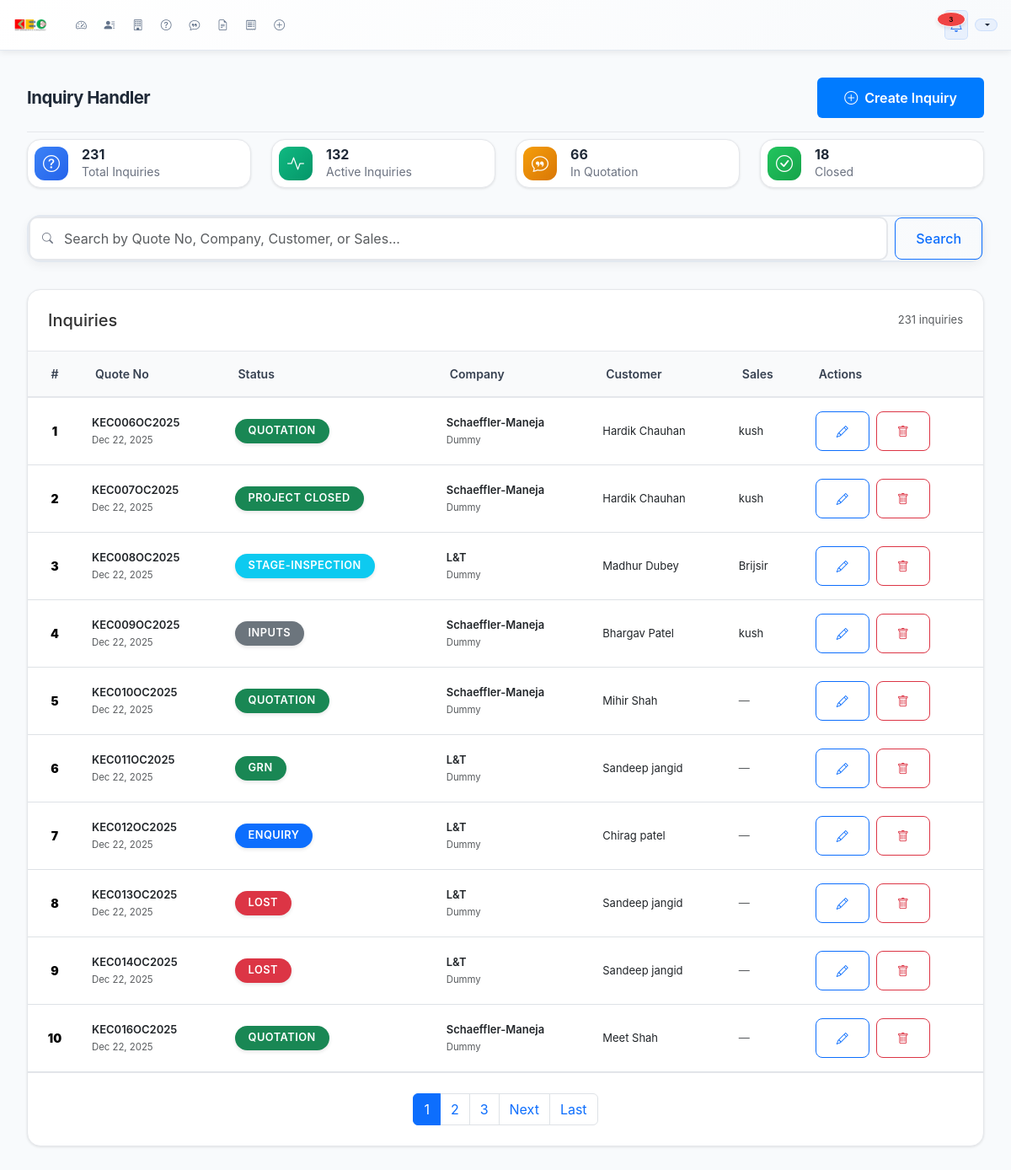
The app's page /inquiry-handler/ (signed in), older data.
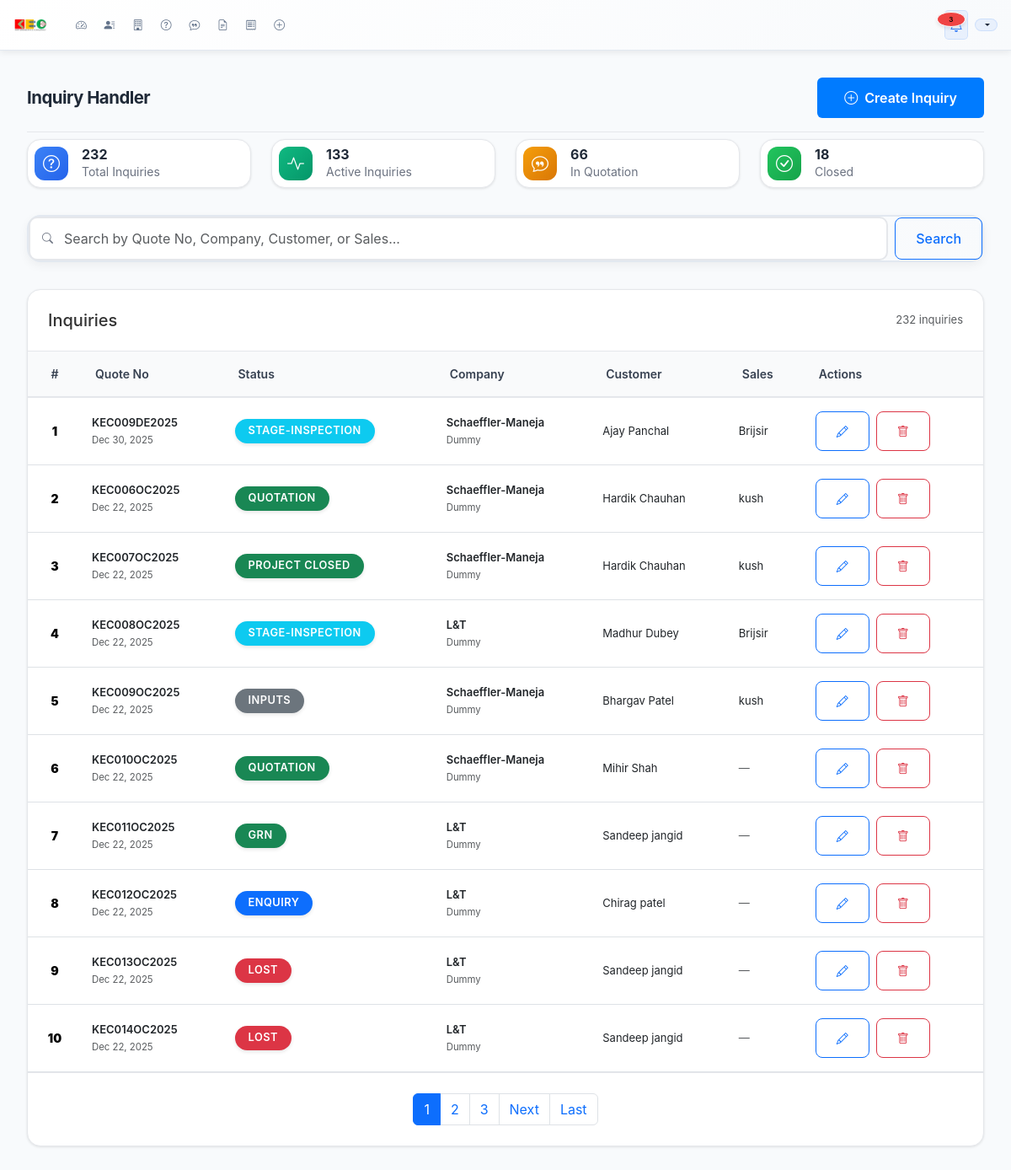
The same page, newer data.
### dashboard/models.py (models this page shows, shortened)
class InquiryHandler(models.Model):
    STATUS_CHOICES = [
        ('Enquiry', 'Enquiry'),
        ('Inputs', 'Inputs'),
        ('Inspection', 'Inspection'),
        ('Enquiry Hold', 'Enquiry Hold'),
        ('Pending', 'Pending'),
        ('Quotation', 'Quotation'),
        ('Negotiation', 'Negotiation'),
        ('PO-Confirm', 'PO-Confirm'),
        ('PO Hold', 'PO Hold'),
        ('Design', 'Design'),
        ('Design Review', 'Design Review'),
        ('Material Receive', 'Material Receive'),
        ('Manufacturing', 'Manufacturing'),
        ('Stage-Inspection', 'Stage-Inspection'),
        ('Approval', 'Approval'),
        ('Dispatch', 'Dispatch'),
        ('GRN', 'GRN'),
        ('Project Closed', 'Project Closed'),
        ('Lost', 'Lost'),
    ]
    create_id = models.CharField(
        max_length=15,
        unique=True,
        verbose_name="Create ID",
        help_text="Auto-generated ID (e.g., KEC020JY2025)",
        blank=True
    )
    status = models.CharField(
        max_length=20,
        choices=STATUS_CHOICES,
        default='Inputs',
        verbose_name="Status",
        help_text="Select current status"
    )
    opportunity_id = models.CharField(
        max_length=20,
        verbose_name="Opportunity ID",
        help_text="Auto-generated based on status (e.g., eKEC020JY2025)",
        blank=True
    )
    lead_description = models.TextField(
        verbose_name="Lead Description",
        help_text="Enter lead description manually",
        blank=True,
        default=""
    )
    company = models.ForeignKey(
        Contact,
        on_delete=models.CASCADE,
        verbose_name="Company",
        related_name='inquiries',
        help_text="Select company from database"
    )
    customer_name = models.CharField(
        max_length=200,
        verbose_name="Customer Name",
        help_text="Auto-fetched based on company selection",
        blank=True
    )
    quote_no = models.CharField(
        max_length=15,
        verbose_name="Quote Number",
        help_text="Same as Create ID (e.g., KEC020JY2025)",
        blank=True
    )
    date_of_quote = models.DateField(
        verbose_name="Date of Quote",
        help_text="Enter quote date manually"
    )
    remarks = models.TextField(
        blank=True,
        null=True,
        verbose_name="Remarks",
        help_text="Enter remarks manually (optional)"
    )
    ba = models.CharField(
        max_length=100,
        verbose_name="BA (Business Analyst)",
        help_text="Enter BA name manually",
        blank=True,
        null=True
    )
    sales = models.ForeignKey(
        User,
        on_delete=models.SET_NULL,
        null=True,
        blank=True,
        limit_choices_to={'userprofile__roles__contains': 'sales'},
        verbose_name="Sales Person",
        help_text="Select sales person from database"
    )
    next_date = models.DateField(
        blank=True,
        null=True,
        verbose_name="Next Date",
        help_text="Enter next date manually (optional)"
    )
    remarks_add = models.TextField(
        blank=True,
        null=True,
        verbose_name="Additional Supply Remarks",
        help_text="Enter additional supply remarks manually (optional)"
    )
    created_at = models.DateTimeField(auto_now_add=True)
    updated_at = models.DateTimeField(auto_now=True)
    def get_status_class(self):
        status_classes = {
            'Enquiry': 'primary',
            'Pending': 'warning',
            'Inspection': 'info',
            'Inputs': 'secondary',
            'Quotation': 'success',
            'Negotiation': 'warning',
            'Enquiry Hold': 'warning',
            'PO-Confirm': 'success',
            'Design Review': 'info',
            'Manufacturing': 'primary',
            'Stage-Inspection': 'info',
            'Dispatch': 'success',
            'GRN': 'success',
            'Project Closed': 'success',
            'Lost': 'danger',
            'PO Hold': 'warning',
            'Design': 'info',
            'Material Receive': 'primary',
            'Approval': 'warning',
        }
        return status_classes.get(self.status, 'secondary')
    class Meta:
        verbose_name = "Inquiry Handler"
        verbose_name_plural = "Inquiry Handlers"
        ordering = ['-created_at']

class Contact(models.Model):
    contact_name = models.CharField(max_length=200, verbose_name="Client/Contact Name")
    email_1 = models.EmailField(verbose_name="Primary Email Address")
    email_2 = models.EmailField(verbose_name="Secondary Email Address", blank=True, null=True)
    phone_1 = models.CharField(max_length=20, verbose_name="Primary Phone Number")
    phone_2 = models.CharField(max_length=20, verbose_name="Secondary Phone Number", blank=True, null=True)
    phone_3 = models.CharField(max_length=20, verbose_name="Tertiary Phone Number", blank=True, null=True)
    company = models.ForeignKey(Company, on_delete=models.CASCADE, verbose_name="Company")
    location_city = models.CharField(max_length=100, verbose_name="Location (City)", blank=True)
    individual_address = models.TextField(verbose_name="Individual Address")
    customer_name = models.CharField(max_length=200, verbose_name="Customer Name", blank=True, null=True)
    email = models.EmailField(verbose_name="Email Address", blank=True, null=True)  # Legacy field
    plant = models.CharField(max_length=100, verbose_name="Plant Location", blank=True, null=True)
    address = models.TextField(verbose_name="Address", blank=True, null=True)
    created_at = models.DateTimeField(auto_now_add=True)
    updated_at = models.DateTimeField(auto_now=True)
    class Meta:
        verbose_name = "Contact"
        verbose_name_plural = "Contacts"
        ordering = ['-created_at']

class Company(models.Model):
    company_name = models.CharField(max_length=200, verbose_name="Company Name")
    city_1 = models.CharField(max_length=100, verbose_name="Primary City")
    city_2 = models.CharField(max_length=100, verbose_name="Secondary City", blank=True, null=True)
    address_1 = models.TextField(verbose_name="Primary Address")
    address_2 = models.TextField(verbose_name="Secondary Address", blank=True, null=True)
    address_3 = models.TextField(verbose_name="Tertiary Address", blank=True, null=True)
    created_at = models.DateTimeField(auto_now_add=True)
    updated_at = models.DateTimeField(auto_now=True)
    class Meta:
        verbose_name = "Company"
        verbose_name_plural = "Companies"
        ordering = ['company_name', 'city_1']
        unique_together = ['company_name', 'city_1']

### dashboard/views.py (the view, shortened to what this page needs)
# urls.py: path('inquiry-handler/', views.inquiry_handler_management_view, name='inquiry_handler_management'),
@login_required
def inquiry_handler_management_view(request):
    search_query = request.GET.get('search', '')
    inquiries = InquiryHandler.objects.select_related('company').all()
    inquiries = inquiries.order_by('-created_at')
    paginator = Paginator(inquiries, 10)
    page_number = request.GET.get('page')
    page_obj = paginator.get_page(page_number)
    total_inquiries = InquiryHandler.objects.count()
    active_inquiries = InquiryHandler.objects.exclude(status__in=['Lost', 'Project Closed']).count()
    quotation_stage = InquiryHandler.objects.filter(status='Quotation').count()
    closed_inquiries = InquiryHandler.objects.filter(status='Project Closed').count()
    context = {
        'page_obj': page_obj,
        'search_query': search_query,
        'total_inquiries': total_inquiries,
        'active_inquiries': active_inquiries,
        'quotation_stage': quotation_stage,
        'closed_inquiries': closed_inquiries,
    }
    return render(request, 'dashboard/inquiry_handler_management.html', context)

### dashboard/templates/dashboard/inquiry_handler_management.html (shortened to what the changed rows need)
{% extends 'dashboard/base.html' %}
{% load static %}
{% block body_class %}scrollable-page inquiry-handler-page{% endblock %}
{% block content %}
<div class="user-management-container">
    <div class="page-header">
        <div>
            <h2 class="page-title">Inquiry Handler</h2>
        </div>
    </div>
    <div class="stats-row">
        <div class="stat-card">
            <div class="stat-content">
                <h3>{{ total_inquiries }}</h3>
                <p>Total Inquiries</p>
            </div>
        </div>
        <div class="stat-card">
            <div class="stat-content">
                <h3>{{ active_inquiries }}</h3>
                <p>Active Inquiries</p>
            </div>
        </div>
    </div>
    <div class="table-container">
        <div class="table-header">
            <h5 class="mb-0">Inquiries</h5>
            <span class="text-muted">{{ page_obj.paginator.count }} inquir{{ page_obj.paginator.count|pluralize:"y,ies" }}</span>
        </div>
        {% if page_obj %}
            <div class="table-responsive">
                <table class="table table-hover">
                    <thead>
                        <tr>
                            <th>#</th>
                            <th>Quote No</th>
                            <th>Status</th>
                            <th>Company</th>
                            <th>Customer</th>
                            <th>Sales</th>
                            <th>Actions</th>
                        </tr>
                    </thead>
                    <tbody>
                        {% for inquiry in page_obj %}
                            <tr>
                                <td>
                                    <div class="index-number">
                                        <strong>{{ forloop.counter0|add:page_obj.start_index }}</strong>
                                    </div>
                                </td>
                                <td>
                                    <div class="fw-semibold">{{ inquiry.quote_no }}</div>
                                    <small class="text-muted">{{ inquiry.created_at|date:"M d, Y" }}</small>
                                </td>
                                <td>
                                    <span class="badge bg-{{ inquiry.get_status_class }}">{{ inquiry.status }}</span>
                                </td>
                                <td>
                                    <div class="fw-semibold">{{ inquiry.company.company.company_name }}</div>
                                    <small class="text-muted">{{ inquiry.company.location_city }}</small>
                                </td>
                                <td>{{ inquiry.customer_name }}</td>
                                <td>
                                    {% if inquiry.sales %}
                                        {{ inquiry.sales.get_full_name|default:inquiry.sales.username }}
                                    {% else %}
                                        <span class="text-muted">—</span>
                                    {% endif %}
                                </td>
                                <td>
                                    <div class="action-buttons">
                                        <a href="{% url 'dashboard:inquiry_handler_edit' inquiry.id %}" class="btn btn-sm btn-outline-primary" title="Edit">
                                            <i class="bi bi-pencil"></i>
                                        </a>
                                        <a href="{% url 'dashboard:inquiry_handler_delete' inquiry.id %}" class="btn btn-sm btn-outline-danger" title="Delete">
                                            <i class="bi bi-trash"></i>
                                        </a>
                                    </div>
                                </td>
                            </tr>
                        {% endfor %}
                    </tbody>
                </table>
            </div>
            {% if page_obj.has_other_pages %}
                <div class="pagination-container">
                    <nav aria-label="Inquiry pagination">
                        <ul class="pagination justify-content-center mb-0">
                            {% for num in page_obj.paginator.page_range %}
                                {% if page_obj.number == num %}
                                    <li class="page-item active">
                                        <span class="page-link">{{ num }}</span>
                                    </li>
                                {% elif num > page_obj.number|add:'-3' and num < page_obj.number|add:'3' %}
                                    <li class="page-item">
                                        <a class="page-link" href="?page={{ num }}{% if search_query %}&search={{ search_query }}{% endif %}">{{ num }}</a>
                                    </li>
                                {% endif %}
                            {% endfor %}
                        </ul>
                    </nav>
                </div>
            {% endif %}
        {% endif %}
    </div>
</div>
{% endblock %}

Row changes from the older to the newer data that the page shows:
no longer on this page (row unchanged): InquiryHandler: quote_no "KEC016OC2025", created_at "Dec 22, 2025", status "QUOTATION", company.company.company_name "Schaeffler-Maneja", company.location_city "Dummy", customer_name "Meet Shah"
added InquiryHandler: quote_no "KEC009DE2025", created_at "Dec 30, 2025", status "STAGE-INSPECTION", company.company.company_name "Schaeffler-Maneja", company.location_city "Dummy", customer_name "Ajay Panchal", sales.get_full_name "Brijsir"
Text that changed along with them:
{{ total_inquiries }}: "231" → "232"
{{ active_inquiries }}: "132" → "133"
{{ page_obj.paginator.count }}: "231" → "232"
